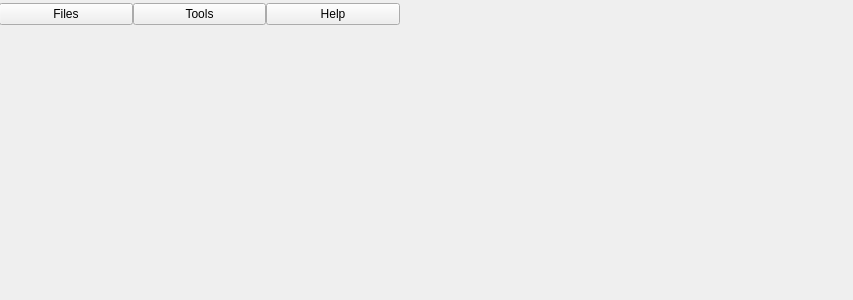
<?xml version="1.0" encoding="UTF-8"?>
<ui version="4.0">
 <class>HeaderBar</class>
 <widget class="QWidget" name="HeaderBar">
  <property name="geometry">
   <rect>
    <x>0</x>
    <y>0</y>
    <width>853</width>
    <height>300</height>
   </rect>
  </property>
  <property name="windowTitle">
   <string>Form</string>
  </property>
  <widget class="QWidget" name="horizontalLayoutWidget">
   <property name="geometry">
    <rect>
     <x>-1</x>
     <y>-1</y>
     <width>401</width>
     <height>31</height>
    </rect>
   </property>
   <layout class="QHBoxLayout" name="horizontalLayout">
    <property name="spacing">
     <number>0</number>
    </property>
    <item>
     <widget class="QPushButton" name="pushButton_3">
      <property name="text">
       <string>Files</string>
      </property>
     </widget>
    </item>
    <item>
     <widget class="QPushButton" name="pushButton_2">
      <property name="text">
       <string>Tools</string>
      </property>
     </widget>
    </item>
    <item>
     <widget class="QPushButton" name="pushButton">
      <property name="text">
       <string>Help</string>
      </property>
     </widget>
    </item>
   </layout>
  </widget>
 </widget>
 <resources/>
 <connections/>
</ui>
